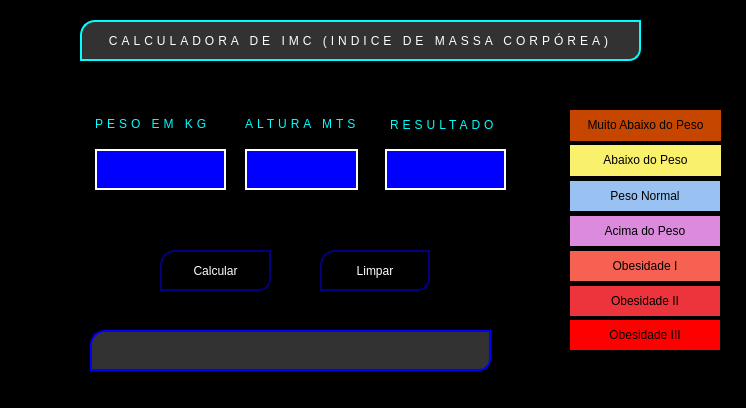
<?xml version="1.0" encoding="UTF-8"?>
<ui version="4.0">
 <class>MainWindow</class>
 <widget class="QMainWindow" name="MainWindow">
  <property name="geometry">
   <rect>
    <x>0</x>
    <y>0</y>
    <width>746</width>
    <height>408</height>
   </rect>
  </property>
  <property name="windowTitle">
   <string>MainWindow</string>
  </property>
  <property name="windowOpacity">
   <double>80000.000000000000000</double>
  </property>
  <property name="styleSheet">
   <string notr="true">background-color: rgb(0, 0, 0);</string>
  </property>
  <widget class="QWidget" name="centralwidget">
   <widget class="QLineEdit" name="input_peso">
    <property name="geometry">
     <rect>
      <x>95</x>
      <y>149</y>
      <width>131</width>
      <height>41</height>
     </rect>
    </property>
    <property name="styleSheet">
     <string notr="true">width: 98%;
padding: 10px;
border-color:white;
border:2px solid white;
background-color: blue;
color: white;
font-family: 'Orbitron', sans-serif;</string>
    </property>
    <property name="placeholderText">
     <string/>
    </property>
   </widget>
   <widget class="QLineEdit" name="label_resultado">
    <property name="geometry">
     <rect>
      <x>385</x>
      <y>149</y>
      <width>121</width>
      <height>41</height>
     </rect>
    </property>
    <property name="styleSheet">
     <string notr="true">width: 98%;
padding: 10px;
border-color:white;
border:2px solid white;
background-color: blue;
color: white;
font-family: 'Orbitron', sans-serif;</string>
    </property>
    <property name="placeholderText">
     <string/>
    </property>
   </widget>
   <widget class="QPushButton" name="btn_calcular">
    <property name="geometry">
     <rect>
      <x>160</x>
      <y>250</y>
      <width>111</width>
      <height>41</height>
     </rect>
    </property>
    <property name="styleSheet">
     <string notr="true">QPushButton{
width: 98%;
padding: 10px;
border-color:white;
border-top-left-radius: 15px;
border-bottom-right-radius: 12px;
border:2px solid navy;;
background-color: black;
color: white;
font-family: 'Orbitron', sans-serif;
}
QPushButton:hover{
	background-color:navy;
    color:white;
}
</string>
    </property>
    <property name="text">
     <string>Calcular</string>
    </property>
   </widget>
   <widget class="QLabel" name="label_muito_abaixo_do_peso">
    <property name="geometry">
     <rect>
      <x>570</x>
      <y>110</y>
      <width>151</width>
      <height>31</height>
     </rect>
    </property>
    <property name="styleSheet">
     <string notr="true">background-color: rgb(198, 70, 0);</string>
    </property>
    <property name="text">
     <string>&lt;html&gt;&lt;head/&gt;&lt;body&gt;&lt;p align=&quot;center&quot;&gt;Muito Abaixo do Peso&lt;/p&gt;&lt;/body&gt;&lt;/html&gt;</string>
    </property>
   </widget>
   <widget class="QLabel" name="label_abaixo_do_peso">
    <property name="geometry">
     <rect>
      <x>570</x>
      <y>145</y>
      <width>151</width>
      <height>31</height>
     </rect>
    </property>
    <property name="styleSheet">
     <string notr="true">background-color: rgb(249, 240, 107);</string>
    </property>
    <property name="text">
     <string>&lt;html&gt;&lt;head/&gt;&lt;body&gt;&lt;p align=&quot;center&quot;&gt;Abaixo do Peso&lt;/p&gt;&lt;/body&gt;&lt;/html&gt;</string>
    </property>
   </widget>
   <widget class="QLabel" name="label_normal">
    <property name="geometry">
     <rect>
      <x>570</x>
      <y>181</y>
      <width>150</width>
      <height>30</height>
     </rect>
    </property>
    <property name="styleSheet">
     <string notr="true">background-color: rgb(153, 193, 241);</string>
    </property>
    <property name="text">
     <string>&lt;html&gt;&lt;head/&gt;&lt;body&gt;&lt;p align=&quot;center&quot;&gt;Peso Normal&lt;/p&gt;&lt;/body&gt;&lt;/html&gt;</string>
    </property>
   </widget>
   <widget class="QLabel" name="label_acima_do_peso">
    <property name="geometry">
     <rect>
      <x>570</x>
      <y>216</y>
      <width>150</width>
      <height>30</height>
     </rect>
    </property>
    <property name="styleSheet">
     <string notr="true">background-color: rgb(220, 138, 221);</string>
    </property>
    <property name="text">
     <string>&lt;html&gt;&lt;head/&gt;&lt;body&gt;&lt;p align=&quot;center&quot;&gt;Acima do Peso&lt;/p&gt;&lt;/body&gt;&lt;/html&gt;</string>
    </property>
   </widget>
   <widget class="QLabel" name="label_obesidade_i">
    <property name="geometry">
     <rect>
      <x>570</x>
      <y>251</y>
      <width>150</width>
      <height>30</height>
     </rect>
    </property>
    <property name="styleSheet">
     <string notr="true">background-color: rgb(246, 97, 81);</string>
    </property>
    <property name="text">
     <string>&lt;html&gt;&lt;head/&gt;&lt;body&gt;&lt;p align=&quot;center&quot;&gt;Obesidade I&lt;/p&gt;&lt;/body&gt;&lt;/html&gt;</string>
    </property>
   </widget>
   <widget class="QLabel" name="label_obesidade_ii">
    <property name="geometry">
     <rect>
      <x>570</x>
      <y>286</y>
      <width>150</width>
      <height>30</height>
     </rect>
    </property>
    <property name="styleSheet">
     <string notr="true">background-color: rgb(237, 51, 59);</string>
    </property>
    <property name="text">
     <string>&lt;html&gt;&lt;head/&gt;&lt;body&gt;&lt;p align=&quot;center&quot;&gt;Obesidade II&lt;/p&gt;&lt;/body&gt;&lt;/html&gt;</string>
    </property>
   </widget>
   <widget class="QLabel" name="label_obesidade_iii">
    <property name="geometry">
     <rect>
      <x>570</x>
      <y>320</y>
      <width>150</width>
      <height>30</height>
     </rect>
    </property>
    <property name="styleSheet">
     <string notr="true">background-color: red;</string>
    </property>
    <property name="text">
     <string>&lt;html&gt;&lt;head/&gt;&lt;body&gt;&lt;p align=&quot;center&quot;&gt;Obesidade III&lt;/p&gt;&lt;/body&gt;&lt;/html&gt;</string>
    </property>
   </widget>
   <widget class="QLineEdit" name="input_altura">
    <property name="geometry">
     <rect>
      <x>245</x>
      <y>149</y>
      <width>113</width>
      <height>41</height>
     </rect>
    </property>
    <property name="styleSheet">
     <string notr="true">width: 98%;
padding: 10px;
border-color:white;
border:2px solid white;
background-color: blue;
color: white;
font-family: 'Orbitron', sans-serif;</string>
    </property>
    <property name="placeholderText">
     <string/>
    </property>
   </widget>
   <widget class="QPushButton" name="pushButton_limpar">
    <property name="geometry">
     <rect>
      <x>320</x>
      <y>250</y>
      <width>110</width>
      <height>41</height>
     </rect>
    </property>
    <property name="styleSheet">
     <string notr="true">QPushButton{
width: 98%;
padding: 10px;
border-color:white;
border-top-left-radius: 15px;
border-bottom-right-radius: 12px;
border:2px solid navy;;
background-color: black;
color: white;
font-family: 'Orbitron', sans-serif;
}
QPushButton:hover{
	background-color:navy;
    color:white;
}
</string>
    </property>
    <property name="text">
     <string>Limpar</string>
    </property>
   </widget>
   <widget class="QPushButton" name="pushButton">
    <property name="geometry">
     <rect>
      <x>80</x>
      <y>20</y>
      <width>561</width>
      <height>41</height>
     </rect>
    </property>
    <property name="styleSheet">
     <string notr="true">QPushButton{
width: 98%;
padding: 10px;
border-color:white;
border-top-left-radius: 15px;
border-bottom-right-radius: 12px;
border:2px solid cyan;
background-color: #323232;
color: white;
font-family: 'Orbitron', sans-serif;
letter-spacing:4px;
}
QPushButton:hover{
	background-color:#323232;
    color:black;
}
</string>
    </property>
    <property name="text">
     <string>CALCULADORA DE IMC (INDICE DE MASSA CORPÓREA)</string>
    </property>
   </widget>
   <widget class="QLabel" name="label">
    <property name="geometry">
     <rect>
      <x>95</x>
      <y>109</y>
      <width>121</width>
      <height>31</height>
     </rect>
    </property>
    <property name="styleSheet">
     <string notr="true">background-color: black;
color: cyan;
letter-spacing:4px;</string>
    </property>
    <property name="text">
     <string>&lt;html&gt;&lt;head/&gt;&lt;body&gt;&lt;p&gt;PESO EM KG&lt;/p&gt;&lt;/body&gt;&lt;/html&gt;</string>
    </property>
   </widget>
   <widget class="QLabel" name="label_2">
    <property name="geometry">
     <rect>
      <x>245</x>
      <y>109</y>
      <width>121</width>
      <height>31</height>
     </rect>
    </property>
    <property name="styleSheet">
     <string notr="true">background-color: black;
color: cyan;
letter-spacing:4px;</string>
    </property>
    <property name="text">
     <string>&lt;html&gt;&lt;head/&gt;&lt;body&gt;&lt;p&gt;ALTURA MTS&lt;/p&gt;&lt;/body&gt;&lt;/html&gt;</string>
    </property>
   </widget>
   <widget class="QLabel" name="label_3">
    <property name="geometry">
     <rect>
      <x>390</x>
      <y>110</y>
      <width>111</width>
      <height>31</height>
     </rect>
    </property>
    <property name="styleSheet">
     <string notr="true">background-color: black;
color: cyan;
letter-spacing:4px;</string>
    </property>
    <property name="text">
     <string>&lt;html&gt;&lt;head/&gt;&lt;body&gt;&lt;p&gt;RESULTADO&lt;/p&gt;&lt;/body&gt;&lt;/html&gt;</string>
    </property>
   </widget>
   <widget class="QLabel" name="seta">
    <property name="geometry">
     <rect>
      <x>536</x>
      <y>79</y>
      <width>20</width>
      <height>20</height>
     </rect>
    </property>
    <property name="styleSheet">
     <string notr="true">background-color: black;</string>
    </property>
    <property name="text">
     <string/>
    </property>
    <property name="pixmap">
     <pixmap>seta.png</pixmap>
    </property>
    <property name="scaledContents">
     <bool>true</bool>
    </property>
   </widget>
   <widget class="QLabel" name="label_faixa">
    <property name="geometry">
     <rect>
      <x>90</x>
      <y>330</y>
      <width>401</width>
      <height>41</height>
     </rect>
    </property>
    <property name="styleSheet">
     <string notr="true">width: 98%;
padding: 10px;
border-color:white;
border-top-left-radius: 15px;
border-bottom-right-radius: 12px;
border:2px solid blue;
background-color: #323232;
color: white;
font-family: 'Orbitron', sans-serif;
letter-spacing:4px;</string>
    </property>
    <property name="text">
     <string>&lt;html&gt;&lt;head/&gt;&lt;body&gt;&lt;p&gt;&lt;br/&gt;&lt;/p&gt;&lt;/body&gt;&lt;/html&gt;</string>
    </property>
   </widget>
   <zorder>label</zorder>
   <zorder>input_peso</zorder>
   <zorder>label_resultado</zorder>
   <zorder>btn_calcular</zorder>
   <zorder>label_muito_abaixo_do_peso</zorder>
   <zorder>label_abaixo_do_peso</zorder>
   <zorder>label_normal</zorder>
   <zorder>label_acima_do_peso</zorder>
   <zorder>label_obesidade_i</zorder>
   <zorder>label_obesidade_ii</zorder>
   <zorder>label_obesidade_iii</zorder>
   <zorder>input_altura</zorder>
   <zorder>pushButton_limpar</zorder>
   <zorder>pushButton</zorder>
   <zorder>label_2</zorder>
   <zorder>label_3</zorder>
   <zorder>seta</zorder>
   <zorder>label_faixa</zorder>
  </widget>
 </widget>
 <resources/>
 <connections/>
</ui>
